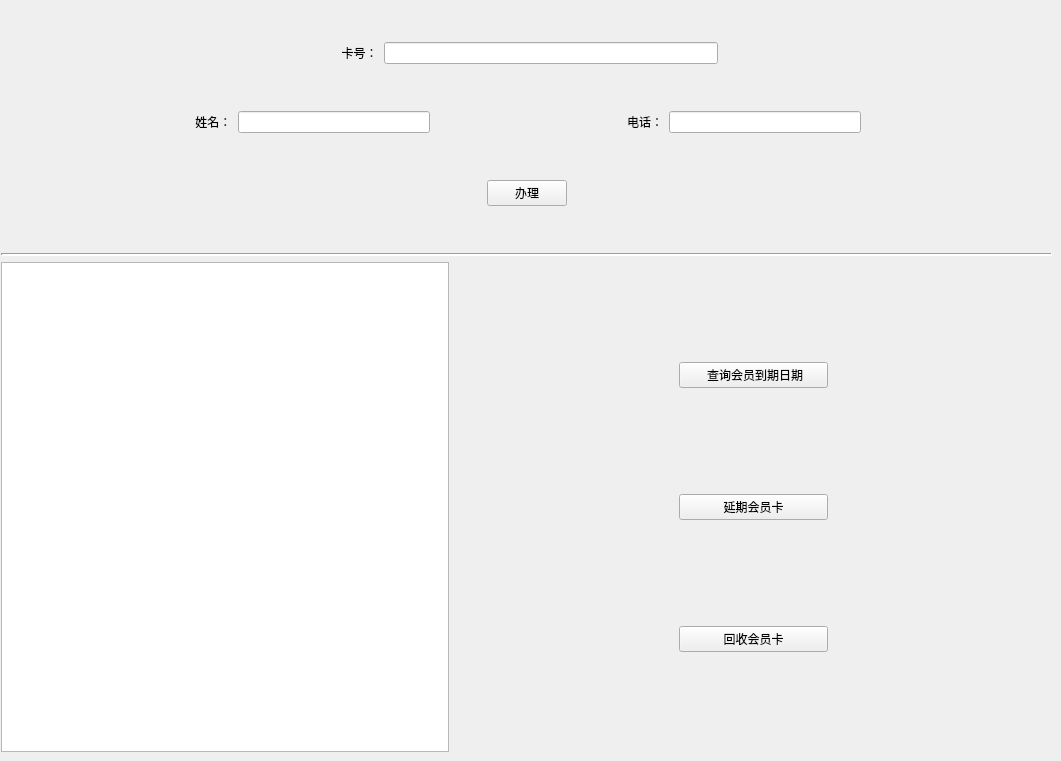
        <widget class="QWidget" name="page_3">
         <widget class="QWidget" name="widget" native="true">
          <property name="geometry">
           <rect>
            <x>1</x>
            <y>1</y>
            <width>1051</width>
            <height>751</height>
           </rect>
          </property>
          <layout class="QVBoxLayout" name="verticalLayout_8" stretch="1,2,1,2,1,2,1,2,12">
           <item>
            <spacer name="verticalSpacer_13">
             <property name="orientation">
              <enum>Qt::Vertical</enum>
             </property>
             <property name="sizeHint" stdset="0">
              <size>
               <width>20</width>
               <height>18</height>
              </size>
             </property>
            </spacer>
           </item>
           <item>
            <layout class="QHBoxLayout" name="horizontalLayout_21" stretch="0,0,0,0">
             <item>
              <spacer name="horizontalSpacer_39">
               <property name="orientation">
                <enum>Qt::Horizontal</enum>
               </property>
               <property name="sizeHint" stdset="0">
                <size>
                 <width>40</width>
                 <height>20</height>
                </size>
               </property>
              </spacer>
             </item>
             <item>
              <widget class="QLabel" name="label_20">
               <property name="text">
                <string>  卡号：</string>
               </property>
              </widget>
             </item>
             <item>
              <widget class="QLineEdit" name="card_id_lineEdit"/>
             </item>
             <item>
              <spacer name="horizontalSpacer_40">
               <property name="orientation">
                <enum>Qt::Horizontal</enum>
               </property>
               <property name="sizeHint" stdset="0">
                <size>
                 <width>40</width>
                 <height>20</height>
                </size>
               </property>
              </spacer>
             </item>
            </layout>
           </item>
           <item>
            <spacer name="verticalSpacer_14">
             <property name="orientation">
              <enum>Qt::Vertical</enum>
             </property>
             <property name="sizeHint" stdset="0">
              <size>
               <width>20</width>
               <height>18</height>
              </size>
             </property>
            </spacer>
           </item>
           <item>
            <layout class="QHBoxLayout" name="horizontalLayout_22">
             <item>
              <spacer name="horizontalSpacer_41">
               <property name="orientation">
                <enum>Qt::Horizontal</enum>
               </property>
               <property name="sizeHint" stdset="0">
                <size>
                 <width>40</width>
                 <height>20</height>
                </size>
               </property>
              </spacer>
             </item>
             <item>
              <widget class="QLabel" name="label_21">
               <property name="text">
                <string> 姓名：</string>
               </property>
              </widget>
             </item>
             <item>
              <widget class="QLineEdit" name="Vname_lineEdit_2"/>
             </item>
             <item>
              <spacer name="horizontalSpacer_42">
               <property name="orientation">
                <enum>Qt::Horizontal</enum>
               </property>
               <property name="sizeHint" stdset="0">
                <size>
                 <width>40</width>
                 <height>20</height>
                </size>
               </property>
              </spacer>
             </item>
             <item>
              <widget class="QLabel" name="label_22">
               <property name="text">
                <string>电话：</string>
               </property>
              </widget>
             </item>
             <item>
              <widget class="QLineEdit" name="V_phone_lineEdit_3"/>
             </item>
             <item>
              <spacer name="horizontalSpacer_43">
               <property name="orientation">
                <enum>Qt::Horizontal</enum>
               </property>
               <property name="sizeHint" stdset="0">
                <size>
                 <width>40</width>
                 <height>20</height>
                </size>
               </property>
              </spacer>
             </item>
            </layout>
           </item>
           <item>
            <spacer name="verticalSpacer_15">
             <property name="orientation">
              <enum>Qt::Vertical</enum>
             </property>
             <property name="sizeHint" stdset="0">
              <size>
               <width>20</width>
               <height>18</height>
              </size>
             </property>
            </spacer>
           </item>
           <item>
            <layout class="QHBoxLayout" name="horizontalLayout_25">
             <item>
              <spacer name="horizontalSpacer_46">
               <property name="orientation">
                <enum>Qt::Horizontal</enum>
               </property>
               <property name="sizeHint" stdset="0">
                <size>
                 <width>40</width>
                 <height>20</height>
                </size>
               </property>
              </spacer>
             </item>
             <item>
              <widget class="QPushButton" name="insert_vip_pushButton_5">
               <property name="text">
                <string>办理</string>
               </property>
              </widget>
             </item>
             <item>
              <spacer name="horizontalSpacer_47">
               <property name="orientation">
                <enum>Qt::Horizontal</enum>
               </property>
               <property name="sizeHint" stdset="0">
                <size>
                 <width>40</width>
                 <height>20</height>
                </size>
               </property>
              </spacer>
             </item>
            </layout>
           </item>
           <item>
            <spacer name="verticalSpacer_16">
             <property name="orientation">
              <enum>Qt::Vertical</enum>
             </property>
             <property name="sizeHint" stdset="0">
              <size>
               <width>20</width>
               <height>28</height>
              </size>
             </property>
            </spacer>
           </item>
           <item>
            <widget class="Line" name="line">
             <property name="styleSheet">
              <string notr="true"/>
             </property>
             <property name="frameShadow">
              <enum>QFrame::Sunken</enum>
             </property>
             <property name="lineWidth">
              <number>2</number>
             </property>
             <property name="midLineWidth">
              <number>0</number>
             </property>
             <property name="orientation">
              <enum>Qt::Horizontal</enum>
             </property>
            </widget>
           </item>
           <item>
            <layout class="QHBoxLayout" name="horizontalLayout_24" stretch="6,3,2,3">
             <item>
              <widget class="QTableWidget" name="vip_info_tableWidget"/>
             </item>
             <item>
              <spacer name="horizontalSpacer_44">
               <property name="orientation">
                <enum>Qt::Horizontal</enum>
               </property>
               <property name="sizeHint" stdset="0">
                <size>
                 <width>40</width>
                 <height>20</height>
                </size>
               </property>
              </spacer>
             </item>
             <item>
              <layout class="QVBoxLayout" name="verticalLayout_7" stretch="1,2,1,2,1,2,1">
               <item>
                <spacer name="verticalSpacer_17">
                 <property name="orientation">
                  <enum>Qt::Vertical</enum>
                 </property>
                 <property name="sizeHint" stdset="0">
                  <size>
                   <width>20</width>
                   <height>28</height>
                  </size>
                 </property>
                </spacer>
               </item>
               <item>
                <widget class="QPushButton" name="serch_vip_pushButton_6">
                 <property name="text">
                  <string> 查询会员到期日期</string>
                 </property>
                </widget>
               </item>
               <item>
                <spacer name="verticalSpacer_18">
                 <property name="orientation">
                  <enum>Qt::Vertical</enum>
                 </property>
                 <property name="sizeHint" stdset="0">
                  <size>
                   <width>20</width>
                   <height>13</height>
                  </size>
                 </property>
                </spacer>
               </item>
               <item>
                <widget class="QPushButton" name="days_pushButton_5">
                 <property name="text">
                  <string>延期会员卡</string>
                 </property>
                </widget>
               </item>
               <item>
                <spacer name="verticalSpacer_20">
                 <property name="orientation">
                  <enum>Qt::Vertical</enum>
                 </property>
                 <property name="sizeHint" stdset="0">
                  <size>
                   <width>20</width>
                   <height>40</height>
                  </size>
                 </property>
                </spacer>
               </item>
               <item>
                <widget class="QPushButton" name="drop_vip_pushButton_8">
                 <property name="text">
                  <string>回收会员卡</string>
                 </property>
                </widget>
               </item>
               <item>
                <spacer name="verticalSpacer_19">
                 <property name="orientation">
                  <enum>Qt::Vertical</enum>
                 </property>
                 <property name="sizeHint" stdset="0">
                  <size>
                   <width>20</width>
                   <height>13</height>
                  </size>
                 </property>
                </spacer>
               </item>
              </layout>
             </item>
             <item>
              <spacer name="horizontalSpacer_45">
               <property name="orientation">
                <enum>Qt::Horizontal</enum>
               </property>
               <property name="sizeHint" stdset="0">
                <size>
                 <width>40</width>
                 <height>20</height>
                </size>
               </property>
              </spacer>
             </item>
            </layout>
           </item>
          </layout>
         </widget>
        </widget>
